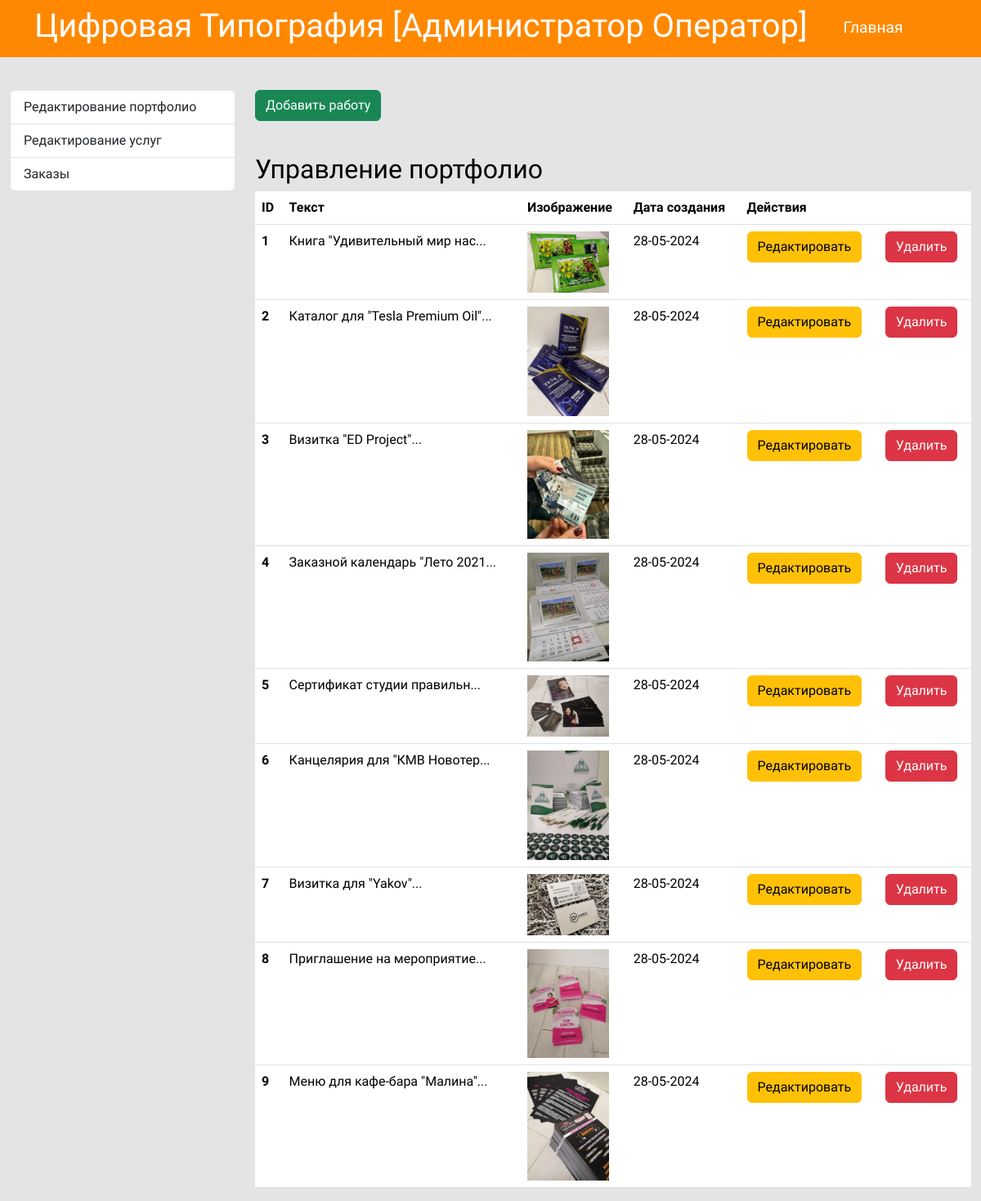
The app's page /admin/portfolio/index.php (signed in) with its own data.
### tables this page shows
CREATE TABLE `posts` (
  `id` int NOT NULL,
  `text` text NOT NULL,
  `image` varchar(255) NOT NULL,
  `created_at` timestamp NULL DEFAULT CURRENT_TIMESTAMP
);

### app/database/db.php (called while the page is built, shortened)
<?php
require('connect.php');
function dbCheckErr($query)
{
    $errinfo = $query->errorInfo();
    return true;
}
function selectAll($table,$params = []){
    global $pdo;
    $sql = "SELECT * FROM $table";
    $query = $pdo->prepare($sql);
    $query->execute();
    return $query->fetchAll();
}

### admin/portfolio/index.php (the view, shortened to what this page needs)
<?php
include("../../app/database/db.php");
?>
 <?php if($_SESSION['admin'] == 1): ?>
<!doctype html>
<html lang="ru">
<head>
    <link href="https://cdn.jsdelivr.net/npm/bootstrap@5.3.3/dist/css/bootstrap.min.css" rel="stylesheet">
    <link rel="stylesheet" href="../../source/css/style.css">
    <link rel="stylesheet" href="../../source/css/admin.css">
</head>
<body>
<?php include("../../app/include/admheader.php"); ?>
 <div class="col-14">
 <div class="container-fluid editpanel">
    <div class="row">
        <?php include("../admsidebar.php"); ?>
        <div class="col-md-9">
            <div class="button-group">
                <a href="create.php" class="btn btn-success">Добавить работу</a>
            </div>
            <h2 class="page-title">Управление портфолио</h2>
            <table class="table">
                <thead>
                    <tr>
                        <th scope="col">ID</th>
                        <th scope="col">Текст</th>
                        <th scope="col">Изображение</th>
                        <th scope="col">Дата создания</th>
                        <th scope="col" colspan="2">Действия</th>
                    </tr>
                </thead>
                <tbody>
                    <?php
                    $posts = selectAll('posts');
                    foreach ($posts as $key => $post): ?>
                        <tr>
                            <th scope="row"><?php echo $key + 1; ?></th>
                            <td><?php echo substr($post['text'], 0, 50) . '...'; ?></td>
                            <td><img src="<?php echo BASE_URL . '/assets/images/' . $post['image']; ?>" width="100"></td>
                            <td><?php echo date('d-m-Y', strtotime($post['created_at'])); ?></td>
                            <td><a href="edit.php?id=<?php echo $post['id']; ?>" class="btn btn-warning">Редактировать</a></td>
                            <td><a href="delete.php?id=<?php echo $post['id']; ?>" class="btn btn-danger">Удалить</a></td>
                        </tr>
                    <?php endforeach; ?>
                </tbody>
            </table>
        </div>
    </div>
</div>
</div>
</body>
</html>
<?php endif; ?>

### source/css/style.css (style rules this page uses)
* { font-family: "Comfortaa", sans-serif; }
html, h1, h2, h3, h4, h5, h6 { color: #000000; }
body { background-color: #e4e4e4; }
a { text-decoration: none; color: inherit; }

### source/css/admin.css (style rules this page uses)
.editpanel { margin-top: 40px; }
.button-group { margin-bottom: 40px; }

### records on screen
posts: text "Книга \"Удивительный мир нас", image (picture), created_at "28-05-2024"
posts: text "Каталог для \"Tesla Premium Oil\"", image (picture), created_at "28-05-2024"
posts: text "Визитка \"ED Project\"", image (picture), created_at "28-05-2024"
posts: text "Заказной календарь \"Лето 2021", image (picture), created_at "28-05-2024"
posts: text "Сертификат студии правильн", image (picture), created_at "28-05-2024"
posts: text "Канцелярия для \"КМВ Новотер", image (picture), created_at "28-05-2024"
posts: text "Визитка для \"Yakov\"", image (picture), created_at "28-05-2024"
posts: text "Приглашение на мероприятие", image (picture), created_at "28-05-2024"
posts: text "Меню для кафе-бара \"Малина\"", image (picture), created_at "28-05-2024"

### other values on screen
$_SESSION['name'] "Оператор"
